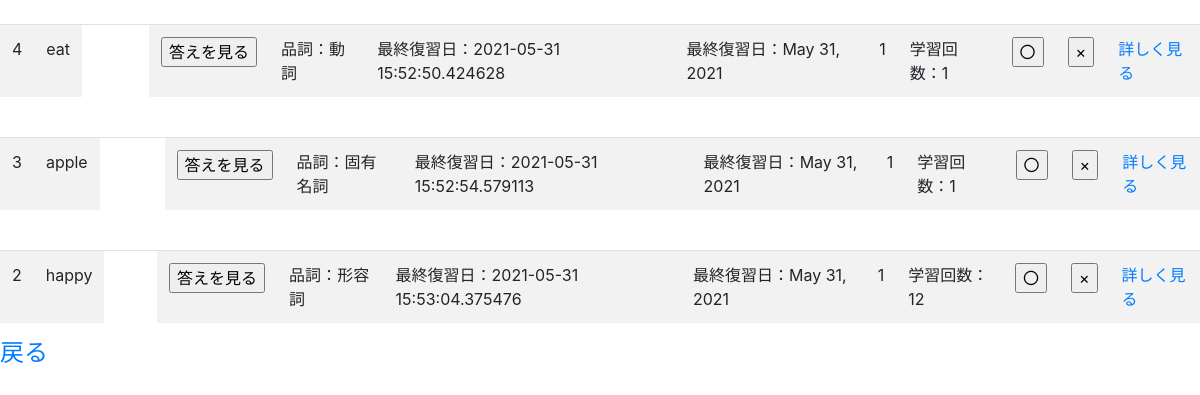
Page /studying (signed in) on the earlier database version.
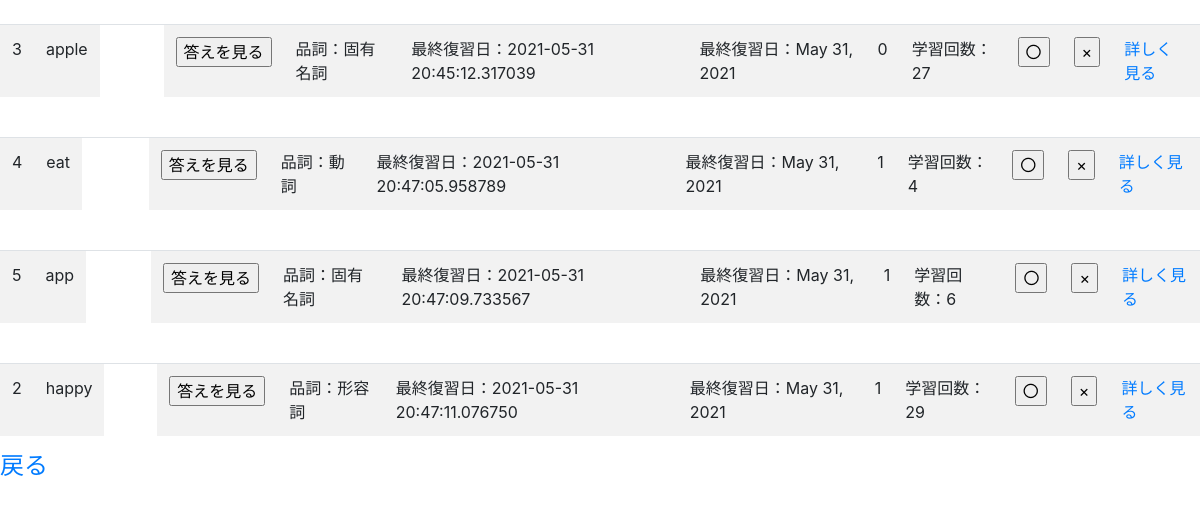
Same page on the later database version.
### models/models.py (models this page shows, shortened)
class List(Base):
    __tablename__ = 'lists'
    id = Column(Integer, primary_key=True)
    userid = Column(String(128))
    front = Column(String(128))
    back = Column(String(128))
    partofspeech = Column(Text)
    memo = Column(Text)
    sumcount = Column(Integer)
    count = Column(Integer)
    date = Column(DateTime, default=datetime.today())

### app/app.py (the view)
@app.route("/studying")
def studying():
    if "user_name" in session:
        name = session["user_name"]
        studyALL = List.query.filter_by(userid=name).order_by(List.date.asc())
        nowdate = datetime.today()
        return render_template("studying.html",studyALL=studyALL,nowdate=nowdate)
    else:
        return redirect(url_for("top",status="logout"))

### app/templates/studying.html (shortened to what this page needs)
{% extends "layout.html" %}
{% block time %}
<div class="table-responsive">
    {% for studyone in studyALL %}
    <table class="table table-striped">
        <tr>
            <td>{{studyone.id}}</td>
            <td>{{studyone.front}}</td>
            <td>
                <input type="button" value="答えを見る" onclick="clickBtn('{{studyone.id}}')" />
            </td>
            <td>品詞：{{studyone.partofspeech}}</td>
            <td>最終復習日：{{studyone.date}}</td>
            <td>最終復習日：{{studyone.date.strftime('%b %d, %Y')}}</td>
            <td>{{studyone.count}}</td>
            <td>学習回数：{{studyone.sumcount}}</td>
            <td>
                <form action="/understand/{{studyone.id}}" method="post" name="understand">
                    <input type="submit" name="understand" value="〇">
                </form>
            </td>
            <td>
                <form action="/repeats/{{studyone.id}}" method="post" name="repeats">
                    <input type="submit" name="repeats" value="×">
                </form>
            </td>
            <td>
                <a class="pronounce" href="/pronounce/{{studyone.id}}">詳しく見る</a>
            </td>
        </tr>
    </table>
    {% endfor %}
</div>
<h4><a class="new" href="/index">戻る</a></h4>
{% endblock %}

### app/templates/layout.html (shortened to what this page needs)
<!DOCTYPE html>
<html lang="ja">
<head>
    <link rel="stylesheet" href="https://stackpath.bootstrapcdn.com/bootstrap/4.3.1/css/bootstrap.min.css">
    <link rel="stylesheet" type="text/css" href="{{ url_for('static',filename='css/style.css') }}">
</head>
<body>
    {% block time %}
    {% endblock %}
</body>
</html>

Differences in the rows shown:
changed List "apple": date "2021-05-31 15:52:54.579113" → "2021-05-31 20:45:12.317039"; count "1" → "0"; sumcount "1" → "27"; moves up the list
changed List "eat": date "2021-05-31 15:52:50.424628" → "2021-05-31 20:47:05.958789"; sumcount "1" → "4"
added List: id "5", front "app", partofspeech "固有名詞", date "2021-05-31 20:47:09.733567", date "May 31, 2021", count "1", sumcount "6"
changed List "happy": date "2021-05-31 15:53:04.375476" → "2021-05-31 20:47:11.076750"; sumcount "12" → "29"
